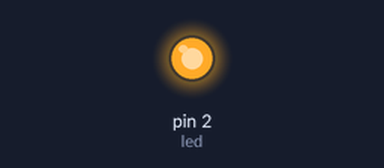
The sketch below on a simulated Arduino Uno, built with avr-gcc and run on an emulated ATmega328P. On the bench: output pins drawn as LEDs (lit = HIGH).

Above: at 0.1 s.
Timing chart, 0 to 1.6 s (numbered marks = the images above):
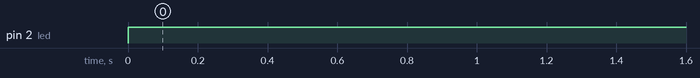

Measured:
- by itself, pin 2 (led): LOW → HIGH at 0.00 s

The sketch:

test1.ino
```cpp
/*
 Name:		test1.ino
 Created:	13.10.2018 23:00:21
 Author:	abzik
*/
int led = 2;
int i;

void setup() {
	pinMode(led, OUTPUT);
	Serial.begin(9600);
}

void loop() {
	i = (int) Serial.read();
	digitalWrite(led, i);
}
```
